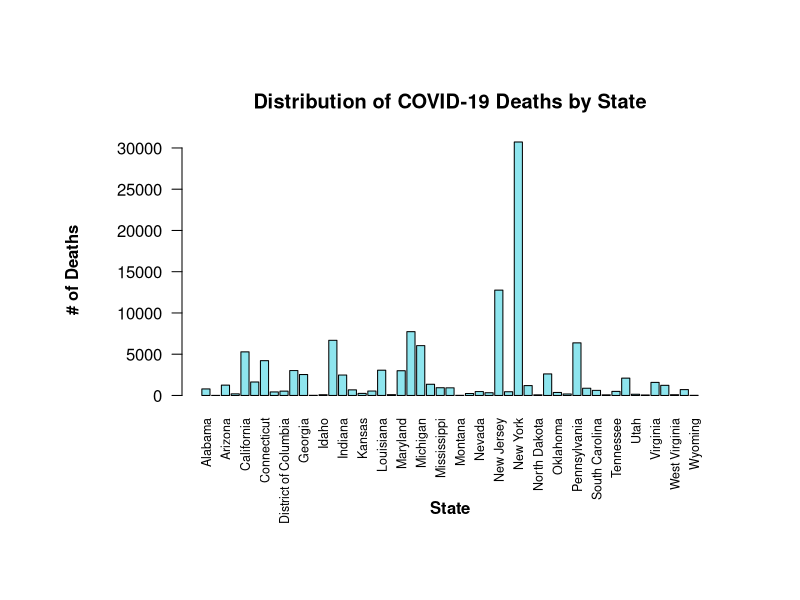
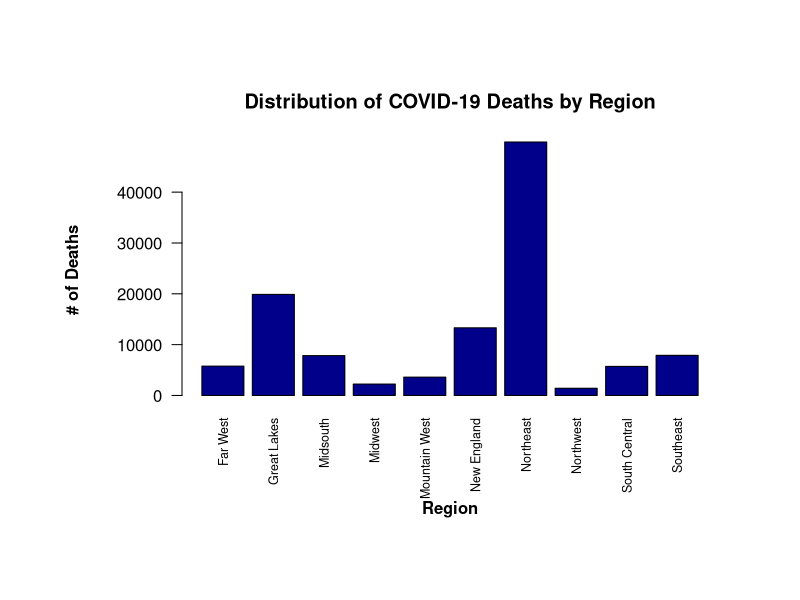

Write R code to recreate these figures, in order.
#install.packages("dplyr") 
library(dplyr)
dat <- read.csv("us-states.csv")

## ALABAMA TOTAL DEATHS
AL <- filter(dat, state == "Alabama") %>% select(deaths)
ALtotal <- sum(AL)

## ALASKA TOTAL DEATHS 
AK <- filter(dat, state == "Alaska") %>% select(deaths)
AKtotal <- sum(AK)

## ARIZONA TOTAL DEATHS
AZ <- filter(dat, state == "Arizona") %>% select(deaths)
AZtotal <- sum(AZ)

## ARKANSAS TOTAL DEATHS
AR <- filter(dat, state == "Arkansas") %>% select(deaths)
ARtotal <- sum(AR)

## CALIFORNIA TOTAL DEATHS
CA <- filter(dat, state == "California") %>% select(deaths)
CAtotal <- sum(CA)

## COLORADO TOTAL DEATHS
CO <- filter(dat, state == "Colorado") %>% select(deaths)
COtotal <- sum(CO)

## CONNECTICUT TOTAL DEATHS
CT <- filter(dat, state == "Connecticut") %>% select(deaths)
CTtotal <- sum(CT)

## DELAWARE TOTAL DEATHS
DE <- filter(dat, state == "Delaware") %>% select(deaths)
DEtotal <- sum(DE)

## DISTRICT OF COLUMBIA TOTAL DEATHS
DC <- filter(dat, state == "District of Columbia") %>% select(deaths)
DCtotal <- sum(DC)

## FLORIDA TOTAL DEATHS
FL <- filter(dat, state == "Florida") %>% select(deaths)
FLtotal <- sum(FL)

## GEORGIA TOTAL DEATHS
GA <- filter(dat, state == "Georgia") %>% select(deaths)
GAtotal <- sum(GA)

## HAWAII TOTAL DEATHS
HI <- filter(dat, state == "Hawaii") %>% select(deaths)
HItotal <- sum(HI)

## IDAHO TOTAL DEATHS
ID <- filter(dat, state == "Idaho") %>% select(deaths)
IDtotal <- sum(ID)

## ILLINOIS TOTAL DEATHS
IL <- filter(dat, state == "Illinois") %>% select(deaths)
ILtotal <- sum(IL)

## INDIANA TOTAL DEATHS
IN <- filter(dat, state == "Indiana") %>% select(deaths)
INtotal <- sum(IN)

## IOWA TOTAL DEATHS
IA <- filter(dat, state == "Iowa") %>% select(deaths)
IAtotal <- sum(IA)

## KANSAS TOTAL DEATHS
KS <- filter(dat, state == "Kansas") %>% select(deaths)
KStotal <- sum(KS)

## KENTUCKY TOTAL DEATHS
KY <- filter(dat, state == "Kentucky") %>% select(deaths)
KYtotal <- sum(KY)

## LOUISINANA TOTAL DEATHS
LA <- filter(dat, state == "Louisiana") %>% select(deaths)
LAtotal <- sum(LA)

## MAINE TOTAL DEATHS
ME <- filter(dat, state == "Maine") %>% select(deaths)
MEtotal <- sum(ME)

## MARYLAND TOTAL DEATHS
MD <- filter(dat, state == "Maryland") %>% select(deaths)
MDtotal <- sum(MD)

## MASSACHUSETTS TOTAL DEATHS
MA <- filter(dat, state == "Massachusetts") %>% select(deaths)
MAtotal <- sum(MA)

## MICHIGAN TOTAL DEATHS
MI <- filter(dat, state == "Michigan") %>% select(deaths)
MItotal <- sum(MI)

## MINNESOTA TOTAL DEATHS
MN <- filter(dat, state == "Minnesota") %>% select(deaths)
MNtotal <- sum(MN)

## MISSISSIPPI TOTAL DEATHS
MS <- filter(dat, state == "Mississippi") %>% select(deaths)
MStotal <- sum(MS)

## MISSOURI TOTAL DEATHS
MO <- filter(dat, state == "Missouri") %>% select(deaths)
MOtotal <- sum(MO)

## MONTANA TOTAL DEATHS
MT <- filter(dat, state == "Montana") %>% select(deaths)
MTtotal <- sum(MT)

## NEBRASKA TOTAL DEATHS
NE <- filter(dat, state == "Nebraska") %>% select(deaths)
NEtotal <- sum(NE)

## NEVADA TOTAL DEATHS
NV <- filter(dat, state == "Nevada") %>% select(deaths)
NVtotal <- sum(NV)

## NEW HAMPSHIRE TOTAL DEATHS
NH <- filter(dat, state == "New Hampshire") %>% select(deaths)
NHtotal <- sum(NH)

## NEW JERSEY TOTAL DEATHS
NJ <- filter(dat, state == "New Jersey") %>% select(deaths)
NJtotal <- sum(NJ)

## NEW MEXICO TOTAL DEATHS
NM <- filter(dat, state == "New Mexico") %>% select(deaths)
NMtotal <- sum(NM)

## NEW YORK TOTAL DEATHS
NY <- filter(dat, state == "New York") %>% select(deaths)
NYtotal <- sum(NY)

## NORTH CAROLINA TOTAL DEATHS
NC <- filter(dat, state == "North Carolina") %>% select(deaths)
NCtotal <- sum(NC)

## NORTH DAKOTA TOTAL DEATHS
ND <- filter(dat, state == "North Dakota") %>% select(deaths)
NDtotal <- sum(ND)

## OHIO TOTAL DEATHS
OH <- filter(dat, state == "Ohio") %>% select(deaths)
OHtotal <- sum(OH)

## OKLAHOMA TOTAL DEATHS
OK <- filter(dat, state == "Oklahoma") %>% select(deaths)
OKtotal <- sum(OK)

## OREGON TOTAL DEATHS
OR <- filter(dat, state == "Oregon") %>% select(deaths)
ORtotal <- sum(OR)

## PENNSYLVANIA TOTAL DEATHS
PA <- filter(dat, state == "Pennsylvania") %>% select(deaths)
PAtotal <- sum(PA)

## RHODE ISLAND TOTAL DEATHS
RI <- filter(dat, state == "Rhode Island") %>% select(deaths)
RItotal <- sum(RI)

## SOUTH CAROLINA TOTAL DEATHS
SC <- filter(dat, state == "South Carolina") %>% select(deaths)
SCtotal <- sum(SC)

## SOUTH DAKOTA TOTAL DEATHS
SD <- filter(dat, state == "South Dakota") %>% select(deaths)
SDtotal <- sum(SD)

## TENNESSEE TOTAL DEATHS
TN <- filter(dat, state == "Tennessee") %>% select(deaths)
TNtotal <- sum(TN)

## TEXAS TOTAL DEATHS
TX <- filter(dat, state == "Texas") %>% select(deaths)
TXtotal <- sum(TX)

## UTAH TOTAL DEATHS
UT <- filter(dat, state == "Utah") %>% select(deaths)
UTtotal <- sum(UT)

## VERMONT TOTAL DEATHS
VT <- filter(dat, state == "Vermont") %>% select(deaths)
VTtotal <- sum(VT)

## VIRGINIA TOTAL DEATHS
VA <- filter(dat, state == "Virginia") %>% select(deaths)
VAtotal <- sum(VA)

## WASHINGTON TOTAL DEATHS
WA <- filter(dat, state == "Washington") %>% select(deaths)
WAtotal <- sum(WA)

## WEST VIRGINIA TOTAL DEATHS
WV <- filter(dat, state == "West Virginia") %>% select(deaths)
WVtotal <- sum(WV)

## WISCONSIN TOTAL DEATHS
WI <- filter(dat, state == "Wisconsin") %>% select(deaths)
WItotal <- sum(WI)

## WYOMING TOTAL DEATHS
WY <- filter(dat, state == "Wyoming") %>% select(deaths)
WYtotal <- sum(WY)

#------------------------------------------------------------------------------
#Individual States

StateNames <- c("Alabama", "Alaska", "Arizona", "Arkansas",
                "California", "Colorado", "Connecticut",
                "Delaware", "District of Columbia",
                "Florida", "Georgia", "Hawaii", "Idaho",
                "Illinois", "Indiana", "Iowa", "Kansas",
                "Kentucky", "Louisiana", "Maine", "Maryland",
                "Massachusetts", "Michigan", "Minnesota",
                "Mississippi", "Missouri", "Montana", "Nebraska",
                "Nevada", "New Hampshire", "New Jersey",
                "New Mexico", "New York", "North Carolina",
                "North Dakota", "Ohio", "Oklahoma", "Oregon",
                "Pennsylvania", "Rhode Island", "South Carolina",
                "South Dakota", "Tennessee", "Texas", "Utah",
                "Vermont", "Virginia", "Washington",
                "West Virginia", "Wisconsin", "Wyoming")

StateDeaths <- c(ALtotal, AKtotal, AZtotal, ARtotal, CAtotal,
                 COtotal, CTtotal, DEtotal, DCtotal, FLtotal,
                 GAtotal, HItotal, IDtotal, ILtotal, INtotal,
                 IAtotal, KStotal, KYtotal, LAtotal, MEtotal,
                 MDtotal, MAtotal, MItotal, MNtotal, MStotal,
                 MOtotal, MTtotal, NEtotal, NVtotal, NHtotal, 
                 NJtotal, NMtotal, NYtotal, NCtotal, NDtotal, 
                 OHtotal, OKtotal, ORtotal, PAtotal, RItotal,
                 SCtotal, SDtotal, TNtotal, TXtotal, UTtotal,
                 VTtotal, VAtotal, WAtotal, WVtotal, WItotal,
                 WYtotal)

# Creates a Barplot Displaying Deaths by state
par(mar=c(7,6,4,1)+.1) #sets width of margins of graph
par(oma = c(3, 3, 3, 3)) #adds 4 lines to every side of graph
par(mgp = c(5, 1, 0)) #changes spaces between axes and labels
barplot(StateDeaths, main = "Distribution of COVID-19 Deaths by State",
        xlab = "State", ylab = "# of Deaths", 
        names.arg = StateNames, col = "cadetblue2", 
        las=2, cex.names = .75, font.lab = 2)

#------------------------------------------------------------------------------
#By Region

FarWestTotal <- sum(CAtotal, HItotal, NVtotal)

GreatLakesTotal <- sum(ILtotal, INtotal, MItotal, MNtotal,
                       OHtotal, WItotal)

MidsouthTotal <- sum(DEtotal, DCtotal, KYtotal, MDtotal, NCtotal,
                     TNtotal, VAtotal, WVtotal)

MidwestTotoal <- sum(IAtotal, KStotal, MOtotal, NEtotal, NDtotal,
                     SDtotal)

MountainwestTotal <- sum(AZtotal, COtotal, IDtotal, MTtotal, NMtotal,
                         UTtotal, WYtotal)

NewEnglandTotal <- sum(CTtotal, MEtotal, MAtotal, NHtotal, RItotal,
                       VTtotal)

NortheastTotal <- sum(NJtotal, NYtotal, PAtotal)

NorthwestTotal <- sum(AKtotal, ORtotal, WAtotal)

SouthCentralTotal <- sum(ARtotal, LAtotal, OKtotal, TXtotal)

SoutheastTotal <- sum(ALtotal, FLtotal, GAtotal, MStotal, SCtotal)

RegionNames <- c("Far West", "Great Lakes", "Midsouth", "Midwest",
                 "Mountain West", "New England", "Northeast",
                 "Northwest", "South Central", "Southeast")

RegionDeaths <- c(FarWestTotal, GreatLakesTotal, MidsouthTotal,
                  MidwestTotoal, MountainwestTotal, NewEnglandTotal,
                  NortheastTotal, NorthwestTotal, SouthCentralTotal,
                  SoutheastTotal)

# Creates a Barplot Displaying Deaths by Region
par(mar=c(7,6,4,1)+.1) #sets width of margins of graph
par(oma = c(3, 3, 3, 3)) #adds 4 lines to every side of graph
par(mgp = c(5, 1, 0)) #changes spaces between axes and labels
barplot(RegionDeaths, main = "Distribution of COVID-19 Deaths by Region",
        xlab = "Region", ylab = "# of Deaths", 
        names.arg = RegionNames, col = "Darkblue", 
        las=2, cex.names = .75, font.lab = 2)
